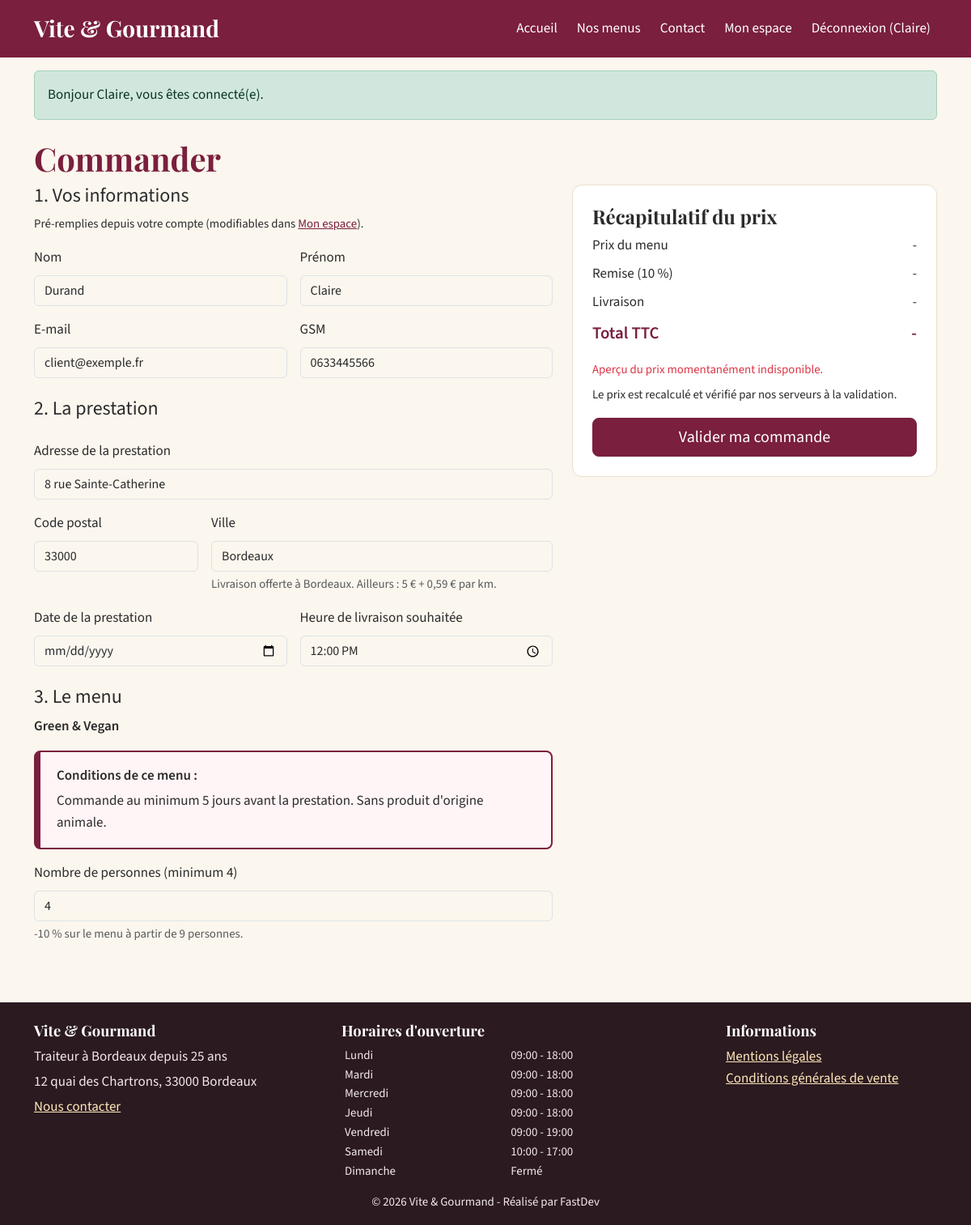
/commander/5 (signed in), run on the app's committed database.
### tables this page shows
CREATE TABLE utilisateur (
    utilisateur_id  INT UNSIGNED NOT NULL AUTO_INCREMENT,
    role_id         INT UNSIGNED NOT NULL,
    email           VARCHAR(180) NOT NULL,
    password        VARCHAR(255) NOT NULL COMMENT 'Hash bcrypt/argon2 (password_hash), jamais le mot de passe en clair',
    nom             VARCHAR(80)  NOT NULL,
    prenom          VARCHAR(80)  NOT NULL,
    telephone       VARCHAR(20)  NULL,
    adresse_postale VARCHAR(255) NULL,
    code_postal     CHAR(5)      NULL,
    ville           VARCHAR(100) NULL,
    actif           TINYINT(1)   NOT NULL DEFAULT 1,
    created_at      DATETIME     NOT NULL DEFAULT CURRENT_TIMESTAMP,
    PRIMARY KEY (utilisateur_id),
    UNIQUE KEY uq_utilisateur_email (email),
    CONSTRAINT fk_utilisateur_role FOREIGN KEY (role_id) REFERENCES role (role_id)
);

CREATE TABLE menu (
    menu_id                  INT UNSIGNED  NOT NULL AUTO_INCREMENT,
    titre                    VARCHAR(100)  NOT NULL,
    description              TEXT          NOT NULL,
    theme_id                 INT UNSIGNED  NOT NULL,
    regime_id                INT UNSIGNED  NOT NULL,
    nombre_personne_minimum  INT UNSIGNED  NOT NULL,
    prix_minimum             DECIMAL(10,2) NOT NULL COMMENT 'Prix pour le nombre minimum de personnes',
    conditions               TEXT          NOT NULL,
    quantite_restante        INT UNSIGNED  NOT NULL DEFAULT 0 COMMENT 'Stock : nombre de commandes encore possibles',
    actif                    TINYINT(1)    NOT NULL DEFAULT 1,
    created_at               DATETIME      NOT NULL DEFAULT CURRENT_TIMESTAMP,
    PRIMARY KEY (menu_id),
    KEY idx_menu_prix (prix_minimum),
    CONSTRAINT fk_menu_theme  FOREIGN KEY (theme_id)  REFERENCES theme (theme_id),
    CONSTRAINT fk_menu_regime FOREIGN KEY (regime_id) REFERENCES regime (regime_id),
    CONSTRAINT chk_menu_min   CHECK (nombre_personne_minimum >= 1),
    CONSTRAINT chk_menu_prix  CHECK (prix_minimum >= 0)
);

CREATE TABLE horaire (
    horaire_id      INT UNSIGNED NOT NULL AUTO_INCREMENT,
    jour            VARCHAR(10)  NOT NULL,
    ordre           TINYINT      NOT NULL COMMENT '1 = lundi ... 7 = dimanche',
    heure_ouverture TIME         NULL,
    heure_fermeture TIME         NULL,
    ferme           TINYINT(1)   NOT NULL DEFAULT 0,
    PRIMARY KEY (horaire_id),
    UNIQUE KEY uq_horaire_jour (jour)
);

### views/order/form.php (the view, shortened to what the rows shown need)
<?php
$isEdit = $order !== null;
$action = $isEdit ? '/mon-compte/commandes/' . (int) $order['commande_id'] . '/modifier' : '/commander/' . (int) $menu['menu_id'];
$val = static function (string $field, string $fallback = '') use ($order): string {
    $old = \App\Core\Session::old($field);
    return e($old !== '' ? $old : ($order[$field] ?? $fallback));
};
?>
<div class="container mt-4">
    <h1><?= $isEdit ? 'Modifier la commande ' . e($order['numero_commande']) : 'Commander' ?></h1>
    <form method="post" action="<?= e($action) ?>" id="order-form" novalidate
          data-menu-id="<?= (int) $menu['menu_id'] ?>">
        <div class="row g-4">
            <div class="col-lg-7">
                <fieldset class="mb-4">
                    <legend class="h4">1. Vos informations</legend>
                    <p class="small">Pré-remplies depuis votre compte (modifiables dans <a href="/mon-compte">Mon espace</a>).</p>
                    <div class="row g-3">
                        <div class="col-md-6">
                            <label for="nom" class="form-label">Nom</label>
                            <input type="text" id="nom" class="form-control" value="<?= e($user['nom']) ?>" readonly>
                        </div>
                        <div class="col-md-6">
                            <label for="prenom" class="form-label">Prénom</label>
                            <input type="text" id="prenom" class="form-control" value="<?= e($user['prenom']) ?>" readonly>
                        </div>
                        <div class="col-md-6">
                            <label for="email" class="form-label">E-mail</label>
                            <input type="email" id="email" class="form-control" value="<?= e($user['email']) ?>" readonly>
                        </div>
                        <div class="col-md-6">
                            <label for="telephone" class="form-label">GSM</label>
                            <input type="tel" id="telephone" class="form-control" value="<?= e($user['telephone']) ?>" readonly>
                        </div>
                    </div>
                </fieldset>
                <fieldset class="mb-4">
                    <legend class="h4">2. La prestation</legend>
                    <div class="row g-3">
                        <div class="col-12">
                            <label for="adresse_prestation" class="form-label">Adresse de la prestation</label>
                            <input type="text" class="form-control" id="adresse_prestation" name="adresse_prestation" required
                                   value="<?= $val('adresse_prestation', (string) $user['adresse_postale']) ?>"<?= aria_error('adresse_prestation') ?>>
                        </div>
                        <div class="col-md-4">
                            <label for="code_postal_prestation" class="form-label">Code postal</label>
                            <input type="text" class="form-control" id="code_postal_prestation" name="code_postal_prestation" required inputmode="numeric" pattern="\d{5}"
                                   value="<?= $val('code_postal_prestation', (string) $user['code_postal']) ?>"<?= aria_error('code_postal_prestation') ?>>
                        </div>
                        <div class="col-md-8">
                            <label for="ville_prestation" class="form-label">Ville</label>
                            <input type="text" class="form-control" id="ville_prestation" name="ville_prestation" required aria-describedby="ville-help"
                                   value="<?= $val('ville_prestation', (string) $user['ville']) ?>"<?= aria_error('ville_prestation') ?>>
                            <div id="ville-help" class="form-text">Livraison offerte à Bordeaux. Ailleurs : 5 € + 0,59 € par km.</div>
                        </div>
                        <div class="col-md-6">
                            <label for="date_prestation" class="form-label">Date de la prestation</label>
                            <input type="date" class="form-control" id="date_prestation" name="date_prestation" required min="<?= date('Y-m-d', strtotime('+1 day')) ?>"
                                   value="<?= $val('date_prestation') ?>"<?= aria_error('date_prestation') ?>>
                        </div>
                        <div class="col-md-6">
                            <label for="heure_livraison" class="form-label">Heure de livraison souhaitée</label>
                            <input type="time" class="form-control" id="heure_livraison" name="heure_livraison" required
                                   value="<?= e(substr(html_entity_decode($val('heure_livraison', '12:00')), 0, 5)) ?>"<?= aria_error('heure_livraison') ?>>
                        </div>
                    </div>
                </fieldset>
                <fieldset class="mb-4">
                    <legend class="h4">3. Le menu</legend>
                    <p class="mb-1"><strong><?= e($menu['titre']) ?></strong><?= $isEdit ? ' (le menu choisi n\'est pas modifiable)' : '' ?></p>
                    <div class="conditions-box my-3">
                        <p class="fw-semibold mb-1">Conditions de ce menu :</p>
                        <p class="mb-0"><?= nl2br(e($menu['conditions'])) ?></p>
                    </div>
                    <label for="nombre_personne" class="form-label">Nombre de personnes (minimum <?= (int) $menu['nombre_personne_minimum'] ?>)</label>
                    <input type="number" class="form-control" id="nombre_personne" name="nombre_personne" required
                           min="<?= (int) $menu['nombre_personne_minimum'] ?>" value="<?= $val('nombre_personne', (string) $menu['nombre_personne_minimum']) ?>"
                           aria-describedby="nb-help"<?= aria_error('nombre_personne') ?>>
                    <div id="nb-help" class="form-text">-10 % sur le menu à partir de <?= (int) $menu['nombre_personne_minimum'] + 5 ?> personnes.</div>
                </fieldset>
            </div>
            <div class="col-lg-5">
                <section class="price-summary p-4 position-sticky top-0" aria-labelledby="recap-title">
                    <h2 id="recap-title" class="h4">Récapitulatif du prix</h2>
                    <div id="price-detail" aria-live="polite">
                        <dl class="row mb-0">
                            <dt class="col-7">Prix du menu</dt><dd class="col-5 text-end" data-price="prix_menu">-</dd>
                            <dt class="col-7">Remise (10 %)</dt><dd class="col-5 text-end" data-price="remise">-</dd>
                            <dt class="col-7">Livraison <span class="small" data-price="distance_km"></span></dt><dd class="col-5 text-end" data-price="prix_livraison">-</dd>
                            <dt class="col-7 total">Total TTC</dt><dd class="col-5 text-end total" data-price="prix_total">-</dd>
                        </dl>
                        <p id="price-error" class="text-danger small mt-2 mb-0"></p>
                    </div>
                    <p class="small mt-2">Le prix est recalculé et vérifié par nos serveurs à la validation.</p>
                    <button type="submit" class="btn btn-primary btn-lg w-100"><?= $isEdit ? 'Enregistrer les modifications' : 'Valider ma commande' ?></button>
                </section>
            </div>
        </div>
    </form>
</div>

### src/Core/Router.php (shortened to what the rows shown need)
<?php
final class Router
{
    private array $routes = [];
    private function add(string $method, string $path, string $handler, array $roles): void
    {
        $this->routes[] = compact('method', 'regex', 'handler', 'roles');
    }
    public function dispatch(string $method, string $uri): void
    {
        $path = rtrim(parse_url($uri, PHP_URL_PATH) ?: '/', '/') ?: '/';
        foreach ($this->routes as $route) {
            if ($route['method'] !== $method || !preg_match($route['regex'], $path, $m)) {
                continue;
            }
            if ($route['roles'] !== []) {
                if (!Auth::check()) {
                    Session::flash('warning', 'Veuillez vous connecter pour accéder à cette page.');
                    Session::set('redirect_after_login', $uri);
                    header('Location: /connexion');
                    return;
                }
            }
            [$class, $action] = explode('@', $route['handler']);
            $params = array_map('intval', array_filter($m, 'is_string', ARRAY_FILTER_USE_KEY));
            (new $fqcn())->$action(...$params);
            return;
        }
    }
}

### views/layout.php (shortened to what the rows shown need)
<?php
$current = parse_url($_SERVER['REQUEST_URI'] ?? '/', PHP_URL_PATH);
$isActive = static fn(string $path): string => ($current === $path || ($path !== '/' && str_starts_with((string) $current, $path))) ? ' active" aria-current="page' : '';
try {
    $schedules = (new \App\Models\Reference())->schedules();
} catch (\Throwable) {
    $schedules = [];
}
$user = Auth::user();
?>
<!doctype html>
<html lang="fr">
<head>
    <link rel="stylesheet" href="/assets/vendor/bootstrap/bootstrap.min.css">
    <link rel="stylesheet" href="/assets/css/style.css">
</head>
<body class="d-flex flex-column min-vh-100">
<header>
    <nav class="navbar navbar-expand-lg navbar-vg" aria-label="Navigation principale">
        <div class="container">
            <a class="navbar-brand fs-3" href="/">Vite &amp; Gourmand</a>
            <div class="collapse navbar-collapse" id="nav">
                <ul class="navbar-nav ms-auto align-items-lg-center gap-lg-2">
                    <li class="nav-item"><a class="nav-link<?= $isActive('/') ?>" href="/">Accueil</a></li>
                    <li class="nav-item"><a class="nav-link<?= $isActive('/menus') ?>" href="/menus">Nos menus</a></li>
                    <li class="nav-item"><a class="nav-link<?= $isActive('/contact') ?>" href="/contact">Contact</a></li>
                    <?php if ($user === null): ?>
                        <li class="nav-item"><a class="nav-link<?= $isActive('/connexion') ?>" href="/connexion">Connexion</a></li>
                        <li class="nav-item"><a class="btn btn-light btn-sm" href="/inscription">Créer un compte</a></li>
                    <?php else: ?>
                        <?php if ($user['role'] === Auth::ROLE_USER): ?>
                            <li class="nav-item"><a class="nav-link<?= $isActive('/mon-compte') ?>" href="/mon-compte">Mon espace</a></li>
                        <?php endif; ?>
                        <li class="nav-item">
                            <form action="/deconnexion" method="post" class="d-inline">
                                <button type="submit" class="btn btn-link nav-link">Déconnexion (<?= e($user['prenom']) ?>)</button>
                            </form>
                        </li>
                    <?php endif; ?>
                </ul>
            </div>
        </div>
    </nav>
</header>
<main id="contenu" class="flex-grow-1" tabindex="-1">
    <?php $flashes = Session::pullFlashes(); if ($flashes): ?>
        <div class="container mt-3" role="status" aria-live="polite">
            <?php foreach ($flashes as $f): ?>
                <div class="alert alert-<?= e($f['type']) ?> mb-2"><?= e($f['message']) ?></div>
            <?php endforeach; ?>
        </div>
    <?php endif; ?>
    <?= $content ?>
</main>
<footer class="footer-vg mt-5 pt-4 pb-3">
    <div class="container">
        <div class="row g-4">
            <div class="col-md-4">
                <h2>Vite &amp; Gourmand</h2>
                <p class="mb-1">Traiteur à Bordeaux depuis 25 ans</p>
                <p class="mb-1">12 quai des Chartrons, 33000 Bordeaux</p>
                <p><a href="/contact">Nous contacter</a></p>
            </div>
            <div class="col-md-5">
                <h2>Horaires d'ouverture</h2>
                <table class="table table-sm table-borderless mb-0 small">
                    <tbody>
                    <?php foreach ($schedules as $h): ?>
                        <tr>
                            <th scope="row" class="fw-normal py-0"><?= e($h['jour']) ?></th>
                            <td class="py-0"><?= $h['ferme'] ? 'Fermé' : e(substr((string) $h['heure_ouverture'], 0, 5) . ' - ' . substr((string) $h['heure_fermeture'], 0, 5)) ?></td>
                        </tr>
                    <?php endforeach; ?>
                    </tbody>
                </table>
            </div>
            <div class="col-md-3">
                <h2>Informations</h2>
                <ul class="list-unstyled">
                    <li><a href="/mentions-legales">Mentions légales</a></li>
                    <li><a href="/cgv">Conditions générales de vente</a></li>
                </ul>
            </div>
        </div>
        <p class="small text-center mt-3 mb-0">&copy; <?= date('Y') ?> Vite &amp; Gourmand - Réalisé par FastDev</p>
    </div>
</footer>
</body>
</html>

### data on the page
utilisateur: prenom "Claire", nom "Durand", email "client@exemple.fr", telephone "0633445566", adresse_prestation "8 rue Sainte-Catherine", code_postal_prestation "33000", ville_prestation "Bordeaux"
menu: titre "Green & Vegan", conditions "Commande au minimum 5 jours avant la prestation. Sans produit d'origine animale.", nombre_personne_minimum "4", nombre_personne "4", (int) $menu['nombre_personne_minimum'] + 5 "9"
horaire: jour "Lundi", heure_ouverture+heure_fermeture "09:00 - 18:00"
horaire: jour "Mardi", heure_ouverture+heure_fermeture "09:00 - 18:00"
horaire: jour "Mercredi", heure_ouverture+heure_fermeture "09:00 - 18:00"
horaire: jour "Jeudi", heure_ouverture+heure_fermeture "09:00 - 18:00"
horaire: jour "Vendredi", heure_ouverture+heure_fermeture "09:00 - 19:00"
horaire: jour "Samedi", heure_ouverture+heure_fermeture "10:00 - 17:00"
horaire: jour "Dimanche", ferme "Fermé"

### other printed values
$f['message'] "Bonjour Claire, vous êtes connecté(e)."
